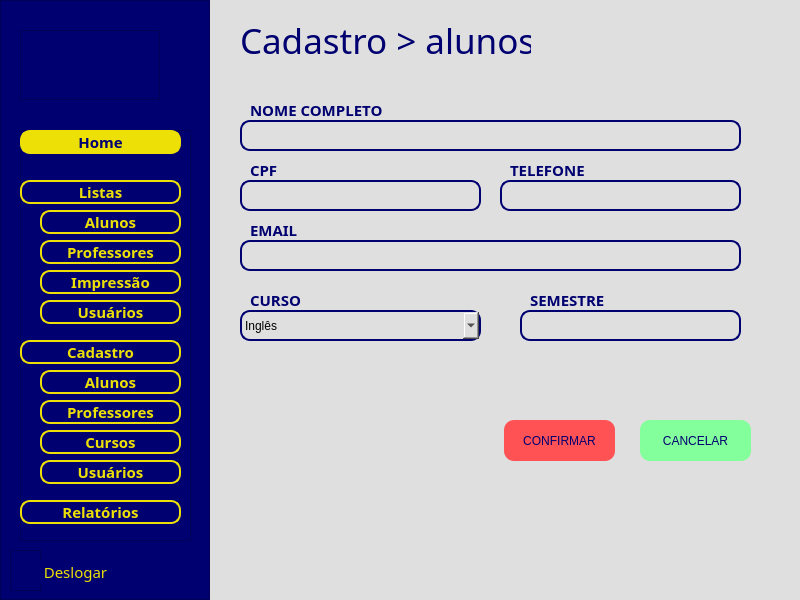
<?xml version="1.0" encoding="UTF-8"?>
<ui version="4.0">
 <class>menu</class>
 <widget class="QMainWindow" name="menu">
  <property name="geometry">
   <rect>
    <x>0</x>
    <y>0</y>
    <width>800</width>
    <height>600</height>
   </rect>
  </property>
  <property name="minimumSize">
   <size>
    <width>800</width>
    <height>600</height>
   </size>
  </property>
  <property name="maximumSize">
   <size>
    <width>800</width>
    <height>600</height>
   </size>
  </property>
  <property name="font">
   <font>
    <bold>true</bold>
   </font>
  </property>
  <property name="windowTitle">
   <string>speak now - menu</string>
  </property>
  <property name="windowIcon">
   <iconset>
    <normaloff>../../../../.designer/REPERTÓRIO/icon.png</normaloff>../../../../.designer/REPERTÓRIO/icon.png</iconset>
  </property>
  <property name="styleSheet">
   <string notr="true">background-color: rgb(223, 223, 223);</string>
  </property>
  <widget class="QWidget" name="centralwidget">
   <property name="cursor">
    <cursorShape>ArrowCursor</cursorShape>
   </property>
   <property name="mouseTracking">
    <bool>false</bool>
   </property>
   <layout class="QHBoxLayout" name="horizontalLayout">
    <property name="spacing">
     <number>0</number>
    </property>
    <property name="leftMargin">
     <number>0</number>
    </property>
    <property name="topMargin">
     <number>0</number>
    </property>
    <property name="rightMargin">
     <number>0</number>
    </property>
    <property name="bottomMargin">
     <number>0</number>
    </property>
    <item>
     <widget class="QFrame" name="content">
      <property name="enabled">
       <bool>true</bool>
      </property>
      <property name="minimumSize">
       <size>
        <width>210</width>
        <height>23</height>
       </size>
      </property>
      <property name="maximumSize">
       <size>
        <width>65</width>
        <height>16777215</height>
       </size>
      </property>
      <property name="baseSize">
       <size>
        <width>3</width>
        <height>0</height>
       </size>
      </property>
      <property name="styleSheet">
       <string notr="true">background-color: rgb(0, 0, 112);</string>
      </property>
      <property name="frameShape">
       <enum>QFrame::StyledPanel</enum>
      </property>
      <property name="frameShadow">
       <enum>QFrame::Raised</enum>
      </property>
      <widget class="QFrame" name="frame">
       <property name="geometry">
        <rect>
         <x>20</x>
         <y>30</y>
         <width>140</width>
         <height>70</height>
        </rect>
       </property>
       <property name="minimumSize">
        <size>
         <width>140</width>
         <height>70</height>
        </size>
       </property>
       <property name="maximumSize">
        <size>
         <width>140</width>
         <height>70</height>
        </size>
       </property>
       <property name="sizeIncrement">
        <size>
         <width>140</width>
         <height>70</height>
        </size>
       </property>
       <property name="styleSheet">
        <string notr="true">QFrame {
	;
	background-image: url(:/menu_img/logo_menu.png);
	background-repeat: no-repeat;
	background-position: center;
}</string>
       </property>
       <property name="frameShape">
        <enum>QFrame::StyledPanel</enum>
       </property>
       <property name="frameShadow">
        <enum>QFrame::Raised</enum>
       </property>
      </widget>
      <widget class="QFrame" name="frame_2">
       <property name="geometry">
        <rect>
         <x>20</x>
         <y>130</y>
         <width>171</width>
         <height>411</height>
        </rect>
       </property>
       <property name="frameShape">
        <enum>QFrame::StyledPanel</enum>
       </property>
       <property name="frameShadow">
        <enum>QFrame::Raised</enum>
       </property>
       <widget class="QPushButton" name="pushButton_home">
        <property name="geometry">
         <rect>
          <x>0</x>
          <y>0</y>
          <width>161</width>
          <height>24</height>
         </rect>
        </property>
        <property name="font">
         <font>
          <pointsize>-1</pointsize>
          <italic>false</italic>
          <bold>true</bold>
         </font>
        </property>
        <property name="styleSheet">
         <string notr="true">QPushButton {
	
	background-color: rgb(237, 224, 7);
	font: 15px Montserrat, sans-serif;
	font-weight: bold;
	border: 2px solid #ede007 ;
	border-radius: 10px;
	
	color: rgb(0, 0, 112);
}

QPushButton:hover {
	background-color: rgb(237, 224, 7);
	border-radius: 10px;
	color: rgb(0, 0, 112);
}

QPushButton:pressed {
	background-color: rgb(211, 214, 4);
}</string>
        </property>
        <property name="text">
         <string>Home</string>
        </property>
       </widget>
       <widget class="QPushButton" name="pushButton_listas">
        <property name="geometry">
         <rect>
          <x>0</x>
          <y>50</y>
          <width>161</width>
          <height>24</height>
         </rect>
        </property>
        <property name="font">
         <font>
          <pointsize>-1</pointsize>
          <italic>false</italic>
          <bold>true</bold>
         </font>
        </property>
        <property name="layoutDirection">
         <enum>Qt::RightToLeft</enum>
        </property>
        <property name="styleSheet">
         <string notr="true">QPushButton {
	font: 15px Montserrat, sans-serif;
	font-weight: bold;
	border: 2px solid #ede007 ;
	border-radius: 10px;
	color: rgb(237, 224, 7);
}

QPushButton:hover {
	background-color: rgb(237, 224, 7);
	border-radius: 10px;
	color: rgb(0, 0, 112);
}

QPushButton:pressed {
	background-color: rgb(211, 214, 4);
}</string>
        </property>
        <property name="text">
         <string>Listas</string>
        </property>
       </widget>
       <widget class="QPushButton" name="pushButton_listas_alunos">
        <property name="geometry">
         <rect>
          <x>20</x>
          <y>80</y>
          <width>141</width>
          <height>24</height>
         </rect>
        </property>
        <property name="font">
         <font>
          <pointsize>-1</pointsize>
          <italic>false</italic>
          <bold>true</bold>
         </font>
        </property>
        <property name="styleSheet">
         <string notr="true">QPushButton {
	font: 15px Montserrat, sans-serif;
	font-weight: bold;
	border: 2px solid #ede007 ;
	border-radius: 10px;
	color: rgb(237, 224, 7);
}

QPushButton:hover {
	background-color: rgb(237, 224, 7);
	border-radius: 10px;
	color: rgb(0, 0, 112);
}

QPushButton:pressed {
	background-color: rgb(211, 214, 4);
}</string>
        </property>
        <property name="text">
         <string>Alunos</string>
        </property>
       </widget>
       <widget class="QPushButton" name="pushButton_listas_professores">
        <property name="geometry">
         <rect>
          <x>20</x>
          <y>110</y>
          <width>141</width>
          <height>24</height>
         </rect>
        </property>
        <property name="font">
         <font>
          <pointsize>-1</pointsize>
          <italic>false</italic>
          <bold>true</bold>
         </font>
        </property>
        <property name="styleSheet">
         <string notr="true">QPushButton {
	font: 15px Montserrat, sans-serif;
	font-weight: bold;
	border: 2px solid #ede007 ;
	border-radius: 10px;
	color: rgb(237, 224, 7);
}

QPushButton:hover {
	background-color: rgb(237, 224, 7);
	border-radius: 10px;
	color: rgb(0, 0, 112);
}

QPushButton:pressed {
	background-color: rgb(211, 214, 4);
}</string>
        </property>
        <property name="text">
         <string>Professores</string>
        </property>
       </widget>
       <widget class="QPushButton" name="pushButton_listas_cursos">
        <property name="geometry">
         <rect>
          <x>20</x>
          <y>140</y>
          <width>141</width>
          <height>24</height>
         </rect>
        </property>
        <property name="font">
         <font>
          <pointsize>-1</pointsize>
          <italic>false</italic>
          <bold>true</bold>
         </font>
        </property>
        <property name="styleSheet">
         <string notr="true">QPushButton {
	font: 15px Montserrat, sans-serif;
	font-weight: bold;
	border: 2px solid #ede007 ;
	border-radius: 10px;
	color: rgb(237, 224, 7);
}

QPushButton:hover {
	background-color: rgb(237, 224, 7);
	border-radius: 10px;
	color: rgb(0, 0, 112);
}

QPushButton:pressed {
	background-color: rgb(211, 214, 4);
}</string>
        </property>
        <property name="text">
         <string>Impressão</string>
        </property>
       </widget>
       <widget class="QPushButton" name="pushButton_listas_usuarios">
        <property name="geometry">
         <rect>
          <x>20</x>
          <y>170</y>
          <width>141</width>
          <height>24</height>
         </rect>
        </property>
        <property name="font">
         <font>
          <pointsize>-1</pointsize>
          <italic>false</italic>
          <bold>true</bold>
         </font>
        </property>
        <property name="styleSheet">
         <string notr="true">QPushButton {
	font: 15px Montserrat, sans-serif;
	font-weight: bold;
	border: 2px solid #ede007 ;
	border-radius: 10px;
	color: rgb(237, 224, 7);
}

QPushButton:hover {
	background-color: rgb(237, 224, 7);
	border-radius: 10px;
	color: rgb(0, 0, 112);
}

QPushButton:pressed {
	background-color: rgb(211, 214, 4);
}</string>
        </property>
        <property name="text">
         <string>Usuários</string>
        </property>
       </widget>
       <widget class="QPushButton" name="pushButton_cadastro">
        <property name="geometry">
         <rect>
          <x>0</x>
          <y>210</y>
          <width>161</width>
          <height>24</height>
         </rect>
        </property>
        <property name="font">
         <font>
          <pointsize>-1</pointsize>
          <italic>false</italic>
          <bold>true</bold>
         </font>
        </property>
        <property name="styleSheet">
         <string notr="true">QPushButton {
	font: 15px Montserrat, sans-serif;
	font-weight: bold;
	border: 2px solid #ede007 ;
	border-radius: 10px;
	color: rgb(237, 224, 7);
}

QPushButton:hover {
	background-color: rgb(237, 224, 7);
	border-radius: 10px;
	color: rgb(0, 0, 112);
}

QPushButton:pressed {
	background-color: rgb(211, 214, 4);
}</string>
        </property>
        <property name="text">
         <string>Cadastro</string>
        </property>
       </widget>
       <widget class="QPushButton" name="pushButton_cadastro_alunos">
        <property name="geometry">
         <rect>
          <x>20</x>
          <y>240</y>
          <width>141</width>
          <height>24</height>
         </rect>
        </property>
        <property name="font">
         <font>
          <pointsize>-1</pointsize>
          <italic>false</italic>
          <bold>true</bold>
         </font>
        </property>
        <property name="styleSheet">
         <string notr="true">QPushButton {
	font: 15px Montserrat, sans-serif;
	font-weight: bold;
	border: 2px solid #ede007 ;
	border-radius: 10px;
	color: rgb(237, 224, 7);
}

QPushButton:hover {
	background-color: rgb(237, 224, 7);
	border-radius: 10px;
	color: rgb(0, 0, 112);
}

QPushButton:pressed {
	background-color: rgb(211, 214, 4);
}</string>
        </property>
        <property name="text">
         <string>Alunos</string>
        </property>
       </widget>
       <widget class="QPushButton" name="pushButton_cadastro_professores">
        <property name="geometry">
         <rect>
          <x>20</x>
          <y>270</y>
          <width>141</width>
          <height>24</height>
         </rect>
        </property>
        <property name="font">
         <font>
          <pointsize>-1</pointsize>
          <italic>false</italic>
          <bold>true</bold>
         </font>
        </property>
        <property name="styleSheet">
         <string notr="true">QPushButton {
	font: 15px Montserrat, sans-serif;
	font-weight: bold;
	border: 2px solid #ede007 ;
	border-radius: 10px;
	color: rgb(237, 224, 7);
}

QPushButton:hover {
	background-color: rgb(237, 224, 7);
	border-radius: 10px;
	color: rgb(0, 0, 112);
}

QPushButton:pressed {
	background-color: rgb(211, 214, 4);
}</string>
        </property>
        <property name="text">
         <string>Professores</string>
        </property>
       </widget>
       <widget class="QPushButton" name="pushButton_cadastro_cursos">
        <property name="geometry">
         <rect>
          <x>20</x>
          <y>300</y>
          <width>141</width>
          <height>24</height>
         </rect>
        </property>
        <property name="font">
         <font>
          <pointsize>-1</pointsize>
          <italic>false</italic>
          <bold>true</bold>
         </font>
        </property>
        <property name="styleSheet">
         <string notr="true">QPushButton {
	font: 15px Montserrat, sans-serif;
	font-weight: bold;
	border: 2px solid #ede007 ;
	border-radius: 10px;
	color: rgb(237, 224, 7);
}

QPushButton:hover {
	background-color: rgb(237, 224, 7);
	border-radius: 10px;
	color: rgb(0, 0, 112);
}

QPushButton:pressed {
	background-color: rgb(211, 214, 4);
}</string>
        </property>
        <property name="text">
         <string>Cursos</string>
        </property>
       </widget>
       <widget class="QPushButton" name="pushButton_cadastro_usuarios">
        <property name="geometry">
         <rect>
          <x>20</x>
          <y>330</y>
          <width>141</width>
          <height>24</height>
         </rect>
        </property>
        <property name="font">
         <font>
          <pointsize>-1</pointsize>
          <italic>false</italic>
          <bold>true</bold>
         </font>
        </property>
        <property name="styleSheet">
         <string notr="true">QPushButton {
	font: 15px Montserrat, sans-serif;
	font-weight: bold;
	border: 2px solid #ede007 ;
	border-radius: 10px;
	color: rgb(237, 224, 7);
}

QPushButton:hover {
	background-color: rgb(237, 224, 7);
	border-radius: 10px;
	color: rgb(0, 0, 112);
}

QPushButton:pressed {
	background-color: rgb(211, 214, 4);
}</string>
        </property>
        <property name="text">
         <string>Usuários</string>
        </property>
       </widget>
       <widget class="QPushButton" name="pushButton_cadastro_2">
        <property name="geometry">
         <rect>
          <x>0</x>
          <y>370</y>
          <width>161</width>
          <height>24</height>
         </rect>
        </property>
        <property name="font">
         <font>
          <pointsize>-1</pointsize>
          <italic>false</italic>
          <bold>true</bold>
         </font>
        </property>
        <property name="styleSheet">
         <string notr="true">QPushButton {
	font: 15px Montserrat, sans-serif;
	font-weight: bold;
	border: 2px solid #ede007 ;
	border-radius: 10px;
	color: rgb(237, 224, 7);
}

QPushButton:hover {
	background-color: rgb(237, 224, 7);
	border-radius: 10px;
	color: rgb(0, 0, 112);
}

QPushButton:pressed {
	background-color: rgb(211, 214, 4);
}</string>
        </property>
        <property name="text">
         <string>Relatórios</string>
        </property>
       </widget>
      </widget>
      <widget class="QFrame" name="btn_deslogar">
       <property name="geometry">
        <rect>
         <x>10</x>
         <y>550</y>
         <width>31</width>
         <height>41</height>
        </rect>
       </property>
       <property name="styleSheet">
        <string notr="true">QFrame {	
	background-image: url(:/menu_img/menu_deslogar.png);
	background-repeat: no-repeat;
	background-position: center;
}</string>
       </property>
       <property name="frameShape">
        <enum>QFrame::StyledPanel</enum>
       </property>
       <property name="frameShadow">
        <enum>QFrame::Raised</enum>
       </property>
      </widget>
      <widget class="QPushButton" name="pushButton">
       <property name="geometry">
        <rect>
         <x>40</x>
         <y>560</y>
         <width>71</width>
         <height>24</height>
        </rect>
       </property>
       <property name="font">
        <font>
         <pointsize>-1</pointsize>
         <italic>false</italic>
         <bold>false</bold>
        </font>
       </property>
       <property name="styleSheet">
        <string notr="true">QPushButton {
	font: 15px Montserrat, sans-serif;
	font-weight: normal;
	background-color: rgb(0, 0, 112);
	color: rgb(237, 224, 7);
	border-radius: 0px;
}</string>
       </property>
       <property name="text">
        <string>Deslogar</string>
       </property>
      </widget>
     </widget>
    </item>
    <item>
     <widget class="QStackedWidget" name="stackedWidget">
      <property name="currentIndex">
       <number>6</number>
      </property>
      <widget class="QWidget" name="pg_home">
       <widget class="QLabel" name="label">
        <property name="geometry">
         <rect>
          <x>20</x>
          <y>10</y>
          <width>341</width>
          <height>81</height>
         </rect>
        </property>
        <property name="styleSheet">
         <string notr="true">QLabel {
	font: 30px Montserrat, sans-serif;
	font-weight: bold;
	border-radius: 10px;
	color: rgb(0, 0, 127);
}</string>
        </property>
        <property name="text">
         <string>Bem-vindo(a)!</string>
        </property>
       </widget>
      </widget>
      <widget class="QWidget" name="pg_listas_alunos">
       <widget class="QLabel" name="label_2">
        <property name="geometry">
         <rect>
          <x>30</x>
          <y>40</y>
          <width>241</width>
          <height>41</height>
         </rect>
        </property>
        <property name="styleSheet">
         <string notr="true">QLabel {
	font: 20px Montserrat, sans-serif;
	font-weight: bold;
	border-radius: 10px;
	color: rgb(0, 0, 127);
}</string>
        </property>
        <property name="text">
         <string>Informações alunos</string>
        </property>
       </widget>
       <widget class="QTableWidget" name="tableWidget">
        <property name="geometry">
         <rect>
          <x>30</x>
          <y>110</y>
          <width>581</width>
          <height>471</height>
         </rect>
        </property>
        <column>
         <property name="text">
          <string>NOME</string>
         </property>
        </column>
        <column>
         <property name="text">
          <string>CPF</string>
         </property>
        </column>
        <column>
         <property name="text">
          <string>TELEFONE</string>
         </property>
        </column>
        <column>
         <property name="text">
          <string>CURSO</string>
         </property>
        </column>
        <column>
         <property name="text">
          <string>SEMESTRE</string>
         </property>
        </column>
        <column>
         <property name="text">
          <string>AÇÃO</string>
         </property>
        </column>
       </widget>
      </widget>
      <widget class="QWidget" name="pg_listas_professores">
       <widget class="QTableWidget" name="tableWidget_2">
        <property name="geometry">
         <rect>
          <x>30</x>
          <y>100</y>
          <width>561</width>
          <height>451</height>
         </rect>
        </property>
        <column>
         <property name="text">
          <string>NOME</string>
         </property>
        </column>
        <column>
         <property name="text">
          <string>CPF</string>
         </property>
        </column>
        <column>
         <property name="text">
          <string>TELEFONE</string>
         </property>
        </column>
        <column>
         <property name="text">
          <string>CURSO</string>
         </property>
        </column>
        <column>
         <property name="text">
          <string>QUANT.</string>
         </property>
        </column>
        <column>
         <property name="text">
          <string>AÇÃO</string>
         </property>
        </column>
       </widget>
       <widget class="QLabel" name="label_3">
        <property name="geometry">
         <rect>
          <x>30</x>
          <y>30</y>
          <width>291</width>
          <height>41</height>
         </rect>
        </property>
        <property name="styleSheet">
         <string notr="true">QLabel {
	font: 20px Montserrat, sans-serif;
	font-weight: bold;
	border-radius: 10px;
	color: rgb(0, 0, 127);
}</string>
        </property>
        <property name="text">
         <string>Informações professores</string>
        </property>
       </widget>
      </widget>
      <widget class="QWidget" name="pg_listas_impressao">
       <widget class="QLabel" name="label_4">
        <property name="geometry">
         <rect>
          <x>30</x>
          <y>20</y>
          <width>291</width>
          <height>41</height>
         </rect>
        </property>
        <property name="styleSheet">
         <string notr="true">QLabel {
	font: 20px Montserrat, sans-serif;
	font-weight: bold;
	border-radius: 10px;
	color: rgb(0, 0, 127);
}</string>
        </property>
        <property name="text">
         <string>Informações impressão</string>
        </property>
       </widget>
      </widget>
      <widget class="QWidget" name="pg_listas_nteressados"/>
      <widget class="QWidget" name="pg_listas_funcionarios"/>
      <widget class="QWidget" name="pg_cadastro_alunos">
       <widget class="QLabel" name="label_5">
        <property name="geometry">
         <rect>
          <x>30</x>
          <y>20</y>
          <width>291</width>
          <height>41</height>
         </rect>
        </property>
        <property name="styleSheet">
         <string notr="true">QLabel {
	font: 35px Montserrat, sans-serif;
	font-weight: normal;
	color: rgb(0, 0, 112);
}

</string>
        </property>
        <property name="text">
         <string>Cadastro &gt; alunos</string>
        </property>
       </widget>
       <widget class="QLineEdit" name="lineEdit_5">
        <property name="geometry">
         <rect>
          <x>30</x>
          <y>180</y>
          <width>241</width>
          <height>31</height>
         </rect>
        </property>
        <property name="styleSheet">
         <string notr="true">QLineEdit {	
	border: 2px solid #000070 ;
	border-radius: 10px;
}
</string>
        </property>
       </widget>
       <widget class="QLineEdit" name="lineEdit_6">
        <property name="geometry">
         <rect>
          <x>30</x>
          <y>120</y>
          <width>501</width>
          <height>31</height>
         </rect>
        </property>
        <property name="styleSheet">
         <string notr="true">QLineEdit {	
	border: 2px solid #000070 ;
	border-radius: 10px;
}
</string>
        </property>
       </widget>
       <widget class="QLineEdit" name="lineEdit_3">
        <property name="geometry">
         <rect>
          <x>30</x>
          <y>240</y>
          <width>501</width>
          <height>31</height>
         </rect>
        </property>
        <property name="styleSheet">
         <string notr="true">QLineEdit {	
	border: 2px solid #000070 ;
	border-radius: 10px;
}
</string>
        </property>
       </widget>
       <widget class="QLabel" name="label_8">
        <property name="geometry">
         <rect>
          <x>40</x>
          <y>100</y>
          <width>141</width>
          <height>19</height>
         </rect>
        </property>
        <property name="styleSheet">
         <string notr="true">QLabel {
	font: 15px Montserrat, sans-serif;
	font-weight: bold;
	color: rgb(0, 0, 112);
	border: 0px;
}
</string>
        </property>
        <property name="text">
         <string>NOME COMPLETO</string>
        </property>
       </widget>
       <widget class="QComboBox" name="comboBox">
        <property name="geometry">
         <rect>
          <x>30</x>
          <y>310</y>
          <width>241</width>
          <height>31</height>
         </rect>
        </property>
        <property name="styleSheet">
         <string notr="true">QComboBox {	
	border: 2px solid #000070 ;
	border-radius: 10px;
}

 QScrollBar::up-arrow:vertical, QScrollBar::down-arrow:vertical {
     border: 2px solid grey;
     width: 3px;
     height: 3px;
     background: white;
 }</string>
        </property>
        <item>
         <property name="text">
          <string>Inglês</string>
         </property>
        </item>
        <item>
         <property name="text">
          <string>Espanhol</string>
         </property>
        </item>
        <item>
         <property name="text">
          <string>Francês</string>
         </property>
        </item>
        <item>
         <property name="text">
          <string>Alemão</string>
         </property>
        </item>
       </widget>
       <widget class="QLabel" name="label_9">
        <property name="geometry">
         <rect>
          <x>40</x>
          <y>290</y>
          <width>61</width>
          <height>19</height>
         </rect>
        </property>
        <property name="styleSheet">
         <string notr="true">QLabel {
	font: 15px Montserrat, sans-serif;
	font-weight: bold;
	color: rgb(0, 0, 112);
	border: 0px;
}
</string>
        </property>
        <property name="text">
         <string>CURSO</string>
        </property>
       </widget>
       <widget class="QLabel" name="label_10">
        <property name="geometry">
         <rect>
          <x>300</x>
          <y>160</y>
          <width>81</width>
          <height>19</height>
         </rect>
        </property>
        <property name="styleSheet">
         <string notr="true">QLabel {
	font: 15px Montserrat, sans-serif;
	font-weight: bold;
	color: rgb(0, 0, 112);
	border: 0px;
}
</string>
        </property>
        <property name="text">
         <string>TELEFONE</string>
        </property>
       </widget>
       <widget class="QLabel" name="label_11">
        <property name="geometry">
         <rect>
          <x>40</x>
          <y>220</y>
          <width>51</width>
          <height>19</height>
         </rect>
        </property>
        <property name="styleSheet">
         <string notr="true">QLabel {
	font: 15px Montserrat, sans-serif;
	font-weight: bold;
	color: rgb(0, 0, 112);
	border: 0px;
}
</string>
        </property>
        <property name="text">
         <string>EMAIL</string>
        </property>
       </widget>
       <widget class="QLabel" name="label_12">
        <property name="geometry">
         <rect>
          <x>40</x>
          <y>160</y>
          <width>47</width>
          <height>19</height>
         </rect>
        </property>
        <property name="styleSheet">
         <string notr="true">QLabel {
	font: 15px Montserrat, sans-serif;
	font-weight: bold;
	color: rgb(0, 0, 112);
	border: 0px;
}
</string>
        </property>
        <property name="text">
         <string>CPF</string>
        </property>
       </widget>
       <widget class="QLineEdit" name="lineEdit_7">
        <property name="geometry">
         <rect>
          <x>310</x>
          <y>310</y>
          <width>221</width>
          <height>31</height>
         </rect>
        </property>
        <property name="styleSheet">
         <string notr="true">QLineEdit {	
	border: 2px solid #000070 ;
	border-radius: 10px;
}
</string>
        </property>
       </widget>
       <widget class="QLineEdit" name="lineEdit_8">
        <property name="geometry">
         <rect>
          <x>290</x>
          <y>180</y>
          <width>241</width>
          <height>31</height>
         </rect>
        </property>
        <property name="styleSheet">
         <string notr="true">QLineEdit {	
	border: 2px solid #000070 ;
	border-radius: 10px;
}
</string>
        </property>
       </widget>
       <widget class="QLabel" name="label_13">
        <property name="geometry">
         <rect>
          <x>320</x>
          <y>290</y>
          <width>91</width>
          <height>19</height>
         </rect>
        </property>
        <property name="styleSheet">
         <string notr="true">QLabel {
	font: 15px Montserrat, sans-serif;
	font-weight: bold;
	color: rgb(0, 0, 112);
	border: 0px;
}
</string>
        </property>
        <property name="text">
         <string>SEMESTRE</string>
        </property>
       </widget>
       <widget class="QPushButton" name="pushButton_2">
        <property name="geometry">
         <rect>
          <x>294</x>
          <y>420</y>
          <width>111</width>
          <height>41</height>
         </rect>
        </property>
        <property name="styleSheet">
         <string notr="true">QPushButton {
	background-color:  rgb(255, 82, 85);
	font: 9pt &quot;Segoe UI&quot;;
	border-radius: 10px;
	padding: 2px;
    color: rgb(0, 0, 112);
}

QPushButton:hover {
	background-color: rgb(187, 237, 6);
	border-radius: 10px;
	padding: 2px;
	color: rgb(0, 0, 112);
}

QPushButton:pressed {
	background-color: rgb(211, 214, 4);
}</string>
        </property>
        <property name="text">
         <string>CONFIRMAR</string>
        </property>
       </widget>
       <widget class="QPushButton" name="pushButton_3">
        <property name="geometry">
         <rect>
          <x>430</x>
          <y>420</y>
          <width>111</width>
          <height>41</height>
         </rect>
        </property>
        <property name="styleSheet">
         <string notr="true">QPushButton {
	background-color:  rgb(131, 255, 156);

	border-radius: 10px;
	padding: 2px;
	font: 8pt &quot;Segoe UI Historic&quot;;
	color: rgb(0, 0, 112);
}

QPushButton:hover {
	background-color: rgb(187, 237, 6);
	border-radius: 10px;
	padding: 2px;
	color: rgb(0, 0, 112);
}

QPushButton:pressed {
	background-color: rgb(211, 214, 4);
}</string>
        </property>
        <property name="text">
         <string>CANCELAR</string>
        </property>
       </widget>
      </widget>
     </widget>
    </item>
   </layout>
  </widget>
 </widget>
 <resources>
  <include location="../../REPERTÓRIO/file_login.qrc"/>
  <include location="../../REPERTÓRIO/file_menu.qrc"/>
 </resources>
 <connections/>
</ui>
